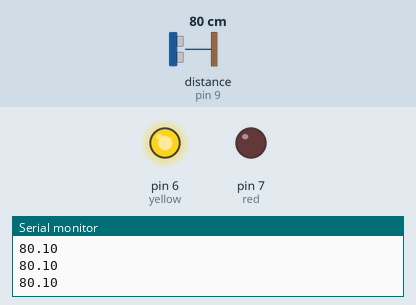
Simulated run of this sketch. Board: Arduino Uno, built with avr-gcc and run on an emulated ATmega328P. Shown: output pins drawn as LEDs (lit = HIGH), the last lines printed to the serial monitor. Wiring (inferred from the names in the program): ultrasonic range finder: trigger pin 10; echo pin 9. Inputs (shaded band) come from the test bench; at power-on: distance to the obstacle (sensor on pin 9) 80 cm. The echo pulse lasts 58.3 µs per cm; pins used as bus, display or sensor lines are not drawn.

Above: at 1.2 s.
1.3 s: distance to the obstacle (sensor on pin 9) set to 7 cm
2.8 s: distance to the obstacle (sensor on pin 9) set to 4 cm
At 4.0 s:
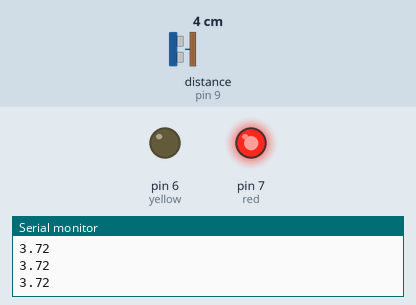
4.3 s: distance to the obstacle (sensor on pin 9) set to 9 cm
At 4.7 s:
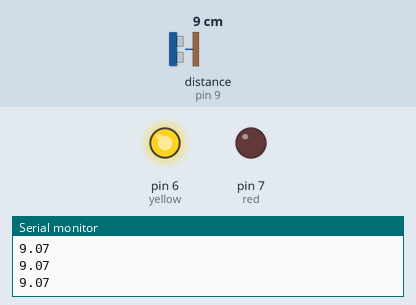
5.8 s: distance to the obstacle (sensor on pin 9) set to 2 cm
At 6.7 s:
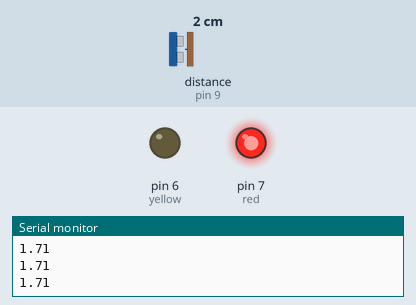
Timing chart, 0 to 8.3 s (numbered marks = the images above; inputs shaded):
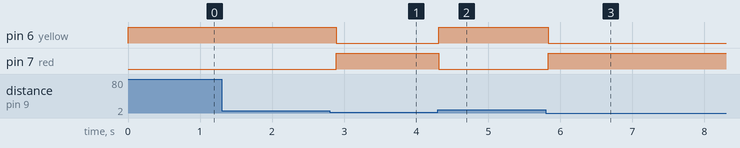

Measured:
- the behaviour switches between 6 and 5 cm on distance to the obstacle (sensor on pin 9) (found by bisection; images 0 and 1)
- after the input at 2.8 s, pin 6 (yellow): HIGH → LOW after 0.09 s; pin 7 (red): LOW → HIGH after 0.09 s
- after the input at 4.3 s, pin 6 (yellow): LOW → HIGH at once; pin 7 (red): HIGH → LOW at once
- after the input at 5.8 s, pin 6 (yellow): HIGH → LOW at once; pin 7 (red): LOW → HIGH at once

The sketch:

microsensor.ino
```cpp
int trig = 10;
int echo = 9;
int red = 7;
int yellow = 6;


void setup()
{
  Serial.begin(9600);
  pinMode(trig,OUTPUT);
  pinMode(echo,INPUT);


  pinMode(red,OUTPUT);
  pinMode(yellow,OUTPUT);
}

void loop() {
  digitalWrite(trig,LOW);
  delayMicroseconds(2);
  digitalWrite(trig,HIGH);
  delayMicroseconds(10);
  digitalWrite(trig,LOW);

  double duration = pulseIn(9,HIGH);
  double cm = duration / 58.0;

  Serial.println(cm);

  if(cm>0)
  {if(cm < 5)
  {
    digitalWrite(red,HIGH);
    digitalWrite(yellow,LOW);
  }
  else
  {  digitalWrite(yellow, HIGH);
     digitalWrite(red,LOW);}
}
delay(100);
}
```
